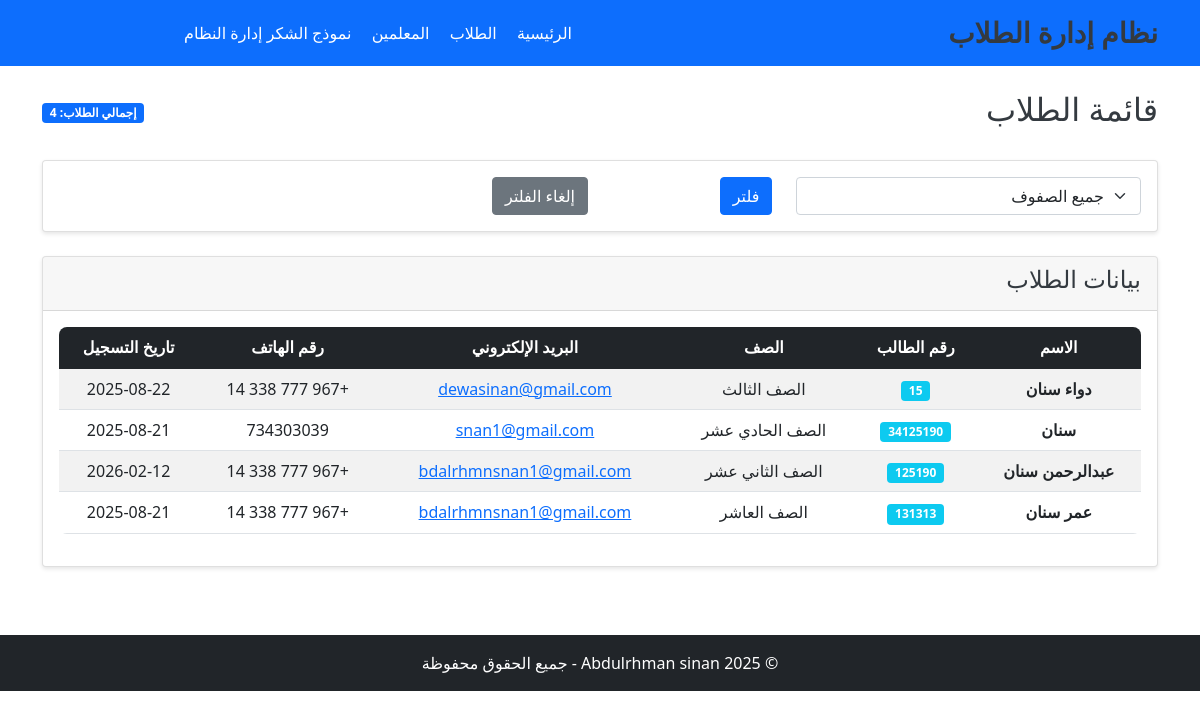
The page /students/ on the database its author committed.
### students/models.py (models this page shows, shortened)
class Student(models.Model):
    GRADE_CHOICES = [
        ('1', 'الصف الأول'),
        ('2', 'الصف الثاني'),
        ('3', 'الصف الثالث'),
        ('4', 'الصف الرابع'),
        ('5', 'الصف الخامس'),
        ('6', 'الصف السادس'),
        ('7', 'الصف السابع'),
        ('8', 'الصف الثامن'),
        ('9', 'الصف التاسع'),
        ('10', 'الصف العاشر'),
        ('11', 'الصف الحادي عشر'),
        ('12', 'الصف الثاني عشر'),
    ]
    name = models.CharField('الاسم', max_length=100)
    email = models.EmailField('البريد الإلكتروني', blank=True)
    phone = models.CharField('رقم الهاتف', max_length=15, blank=True)
    grade = models.CharField('الصف', max_length=2, choices=GRADE_CHOICES)
    student_id = models.CharField('رقم الطالب', max_length=20, unique=True)
    birth_date = models.DateField('تاريخ الميلاد', null=True, blank=True)
    enrollment_date = models.DateField('تاريخ التسجيل', default=timezone.now)
    active = models.BooleanField('نشط', default=True)
    class Meta:
        verbose_name = 'طالب'
        verbose_name_plural = 'الطلاب'
        ordering = ['name']

### students/views.py (the view)
# urls.py: path('students/', views.students_list, name='students_list'),
def students_list(request):
    students = Student.objects.filter(active=True).order_by('name')
    grade_filter = request.GET.get('grade')
    if grade_filter:
        students = students.filter(grade=grade_filter)
    total_students = students.count()
    grades = Student.GRADE_CHOICES
    context = {
        'students': students,
        'total_students': total_students,
        'grades': grades,
        'current_grade': grade_filter,
    }
    return render(request, 'students.html', context)

### templates/students.html (shortened to what this page needs)
{% extends 'base.html' %}
{% block content %}
<div class="row">
    <div class="col-12">
        <div class="d-flex justify-content-between align-items-center mb-4">
            <h2>قائمة الطلاب</h2>
            <span class="badge bg-primary">إجمالي الطلاب: {{ total_students }}</span>
        </div>
        <div class="card mb-4">
            <div class="card-body">
                <form method="get" class="row">
                    <div class="col-md-4">
                        <select name="grade" class="form-select">
                            <option value="">جميع الصفوف</option>
                        </select>
                    </div>
                    <div class="col-md-2">
                        <button type="submit" class="btn btn-primary">فلتر</button>
                    </div>
                    <div class="col-md-2">
                        <a href="{% url 'students:students_list' %}" class="btn btn-secondary">إلغاء الفلتر</a>
                    </div>
                </form>
            </div>
        </div>
        <div class="card">
            <div class="card-header">
                <h4>بيانات الطلاب</h4>
            </div>
            <div class="card-body">
                {% if students %}
                <div class="table-responsive">
                    <table class="table table-striped table-hover">
                        <thead class="table-dark">
                            <tr>
                                <th>الاسم</th>
                                <th>رقم الطالب</th>
                                <th>الصف</th>
                                <th>البريد الإلكتروني</th>
                                <th>رقم الهاتف</th>
                                <th>تاريخ التسجيل</th>
                            </tr>
                        </thead>
                        <tbody>
                            {% for student in students %}
                            <tr>
                                <td><strong>{{ student.name }}</strong></td>
                                <td><span class="badge bg-info">{{ student.student_id }}</span></td>
                                <td>{{ student.get_grade_display }}</td>
                                <td>
                                    {% if student.email %}
                                        <a href="mailto:{{ student.email }}">{{ student.email }}</a>
                                    {% else %}
                                        <span class="text-muted">غير متوفر</span>
                                    {% endif %}
                                </td>
                                <td>
                                    {% if student.phone %}
                                        {{ student.phone }}
                                    {% else %}
                                        <span class="text-muted">غير متوفر</span>
                                    {% endif %}
                                </td>
                                <td>{{ student.enrollment_date|date:"Y-m-d" }}</td>
                            </tr>
                            {% endfor %}
                        </tbody>
                    </table>
                </div>
                {% else %}
                <div class="alert alert-info">
                    <h5>لا توجد بيانات طلاب</h5>
                    <p class="mb-0">لا توجد بيانات للطلاب حالياً. يمكنك إضافة الطلاب من <a href="/admin/" class="alert-link">لوحة الإدارة</a>.</p>
                </div>
                {% endif %}
            </div>
        </div>
    </div>
</div>
{% endblock %}

### templates/base.html (shortened to what this page needs)
<!DOCTYPE html>
<html lang="ar" dir="rtl">
<head>
    {% load static %}
    <link rel="stylesheet" href="{% static 'css/style.css' %}">
    <link href="https://cdn.jsdelivr.net/npm/bootstrap@5.1.3/dist/css/bootstrap.min.css" rel="stylesheet">
</head>
<body>
<header class="bg-primary text-white py-3">
    <div class="container">
        <div class="row align-items-center">
            <div class="col-md-6">
                <h1 class="h3 mb-0">نظام إدارة الطلاب</h1>
            </div>
            <div class="col-md-6 text-end">
                <nav>
                    <a href="{% url 'students:home' %}" class="text-white me-3">الرئيسية</a>
                    <a href="{% url 'students:students_list' %}" class="text-white me-3">الطلاب</a>
                    <a href="{% url 'students:teachers_list' %}" class="text-white me-3">المعلمين</a>
                    <a href="{% url 'students:thank_you' %}" class="text-white me-3">نموذج الشكر</a>
                    <a href="/admin/" class="text-white"> إدارة النظام</a>
                </nav>
            </div>
        </div>
    </div>
</header>
    <main class="container my-4">
        {% block content %}
        {% endblock %}
    </main>
    <footer class="bg-dark text-white py-3 mt-5">
        <div class="container text-center">
            <p class="mb-0">© 2025 Abdulrhman sinan - جميع الحقوق محفوظة</p>
        </div>
    </footer>
</body>
</html>

### static/css/style.css (style rules this page uses)
body { font-family: 'Segoe UI', Tahoma, Geneva, Verdana, sans-serif; direction: rtl; text-align: right; }
header .container h1 { font-weight: bold; }
header nav a { text-decoration: none; transition: color 0.3s ease; }
.card { border-radius: 10px; box-shadow: 0 2px 4px rgba(0,0,0,0.1); margin-bottom: 20px; }
.card-header { background-color: #f8f9fa; border-bottom: 2px solid #dee2e6; font-weight: bold; }
.table { border-radius: 8px; overflow: hidden; }
.table th { background-color: #343a40; color: white; font-weight: bold; text-align: center; }
.table td { text-align: center; vertical-align: middle; }
.bg-info { background-color: #17a2b8 !important; }
.bg-primary { background-color: #007bff !important; }
.btn { border-radius: 25px; padding: 8px 20px; font-weight: bold; transition: all 0.3s ease; }
.badge { font-size: 0.9em; padding: 5px 10px; border-radius: 15px; }
footer { margin-top: auto; background-color: #343a40 !important; }
.form-select, .form-control { border-radius: 8px; border: 2px solid #dee2e6; transition: border-color 0.3s ease; }
h1, h2, h3, h4, h5, h6 { color: #343a40; font-weight: bold; }
a { color: #007bff; text-decoration: none; }

### rows shown on the page
Student: name "دواء سنان", student_id "15", grade "الصف الثالث", email "dewasinan@gmail.com", phone "+967 777 338 14", enrollment_date "2025-08-22"
Student: name "سنان", student_id "34125190", grade "الصف الحادي عشر", email "snan1@gmail.com", phone "734303039", enrollment_date "2025-08-21"
Student: name "عبدالرحمن سنان", student_id "125190", grade "الصف الثاني عشر", email "bdalrhmnsnan1@gmail.com", phone "+967 777 338 14", enrollment_date "2026-02-12"
Student: name "عمر سنان", student_id "131313", grade "الصف العاشر", email "bdalrhmnsnan1@gmail.com", phone "+967 777 338 14", enrollment_date "2025-08-21"

### other values the page prints
{{ total_students }} "4"
